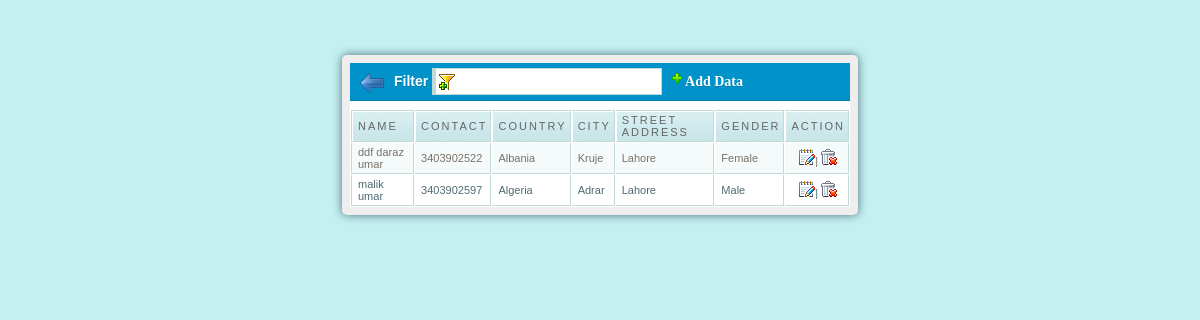
Screenshot of /AXCurrency/customer.php (signed in) with the database file from the repository.
### tables this page shows
CREATE TABLE `customer` (
  `id` int(11) NOT NULL,
  `fname` varchar(30) NOT NULL,
  `lname` varchar(30) NOT NULL,
  `mname` varchar(30) NOT NULL,
  `contact` varchar(20) NOT NULL,
  `country` varchar(100) NOT NULL,
  `city` varchar(100) NOT NULL,
  `address` varchar(300) NOT NULL,
  `email` varchar(100) NOT NULL,
  `gender` varchar(10) NOT NULL,
  `age` int(11) NOT NULL
);

### AXCurrency/customer.php (the view, shortened to what this page needs)
<html>
<head>
<link href="src/facebox.css" media="screen" rel="stylesheet" type="text/css" />
<link rel="stylesheet" href="febe/style.css" type="text/css" media="screen" charset="utf-8">
</head>
<body>
<div id="mainwrapper">
	<h1>
	<a id="addq" href="home.php" title="click to enter homepage" style="background-image:url('images/out.png'); background-repeat:no-repeat; padding: 3px 12px 12px; margin-right: 10px;"></a>
	<label for="filter">Filter</label> <input type="text" name="filter" value="" id="filter" />
	<a rel="facebox" href="addcustomer.php" id="addq"><img src="images/add.png">Add Data</a>
	</h1>
		<table cellpadding="1" cellspacing="1" id="resultTable">
			<thead>
				<tr>
					<th  style="border-left: 1px solid #C1DAD7"> Name </th>
					<th> Contact </th>
					<th> Country </th>
					<th> City </th>
					<th> Street Address </th>
					<th> Gender </th>
					<th> Action </th>
				</tr>
			</thead>
			<tbody>
			<?php
				include('db.php');
				$result = mysqli_query($bd,"SELECT * FROM customer order by fname asc");
				while($row = mysqli_fetch_array($result))
					{
						echo '<tr class="record">';
						echo '<td style="border-left: 1px solid #C1DAD7;">'.$row['fname']. ' ' .$row['mname']. ' ' .$row['lname'].'</td>';
						echo '<td>'.$row['contact'].'</td>';
						echo '<td>'.$row['country'].'</td>';
						echo '<td>'.$row['city'].'</td>';
						echo '<td>'.$row['address'].'</td>';
						echo '<td>'.$row['gender'].'</td>';
						echo '<td><div align="center"><a rel="facebox" href="edit.php?id='.$row['id'].'" title="Click To Edit"><img src="images/edit.gif"></a>';
						if($_SESSION['SESS_FIRST_NAME']=="1"){
						echo '| <a href="#" id="'.$row['id'].'" class="delbutton" title="Click To Delete"><img src="images/delete.gif"></a>';
						}
						echo '</div></td>';
						echo '</tr>';
					}
				?>
			</tbody>
		</table>
</div>
</body>
</html>

### AXCurrency/febe/style.css (style rules this page uses)
body { background: none repeat scroll 0 0 #C4F0F1; font-size: 12px; }
#resultTable { background-color: white; margin-top: 8px; width: 100%; color:#000000; }
#resultTable th.sortable { background: url("bg_header.jpg") no-repeat scroll 0 0 #CAE8EA; border-bottom: 1px solid #C1DAD7; border-right: 1px solid #C1DAD7; border-top: 1px solid #C1DAD7; color: #4F6B72; font: normal 11px "Trebuchet MS",Verdana,Arial,Helvetica,sans-serif; letter-spacing: 2px; padding: 3px 3px 3px 6px; text-align: left; text-transform: uppercase; color: #666; cursor: pointer; text-decoration: none; }
#resultTable th { background: url("bg_header.jpg") no-repeat scroll 0 0 #CAE8EA; border-bottom: 1px solid #C1DAD7; border-right: 1px solid #C1DAD7; border-top: 1px solid #C1DAD7; color: #4F6B72; font: normal 11px "Trebuchet MS",Verdana,Arial,Helvetica,sans-serif; letter-spacing: 2px; padding: 3px 3px 3px 6px; text-align: left; text-transform: uppercase; color: #666; cursor: pointer; text-decoration: none; }
#resultTable td { background: none repeat scroll 0 0 #FFFFFF; border-bottom: 1px solid #C1DAD7; border-right: 1px solid #C1DAD7; color: #4F6B72; padding: 3px 3px 3px 6px; font: normal 11px "Trebuchet MS",Verdana,Arial,Helvetica,sans-serif; }
#resultTable td.odd { background: none repeat scroll 0 0 #F5FAFA; color: #797268; font: normal 11px "Trebuchet MS",Verdana,Arial,Helvetica,sans-serif; }
#filter { width: 230px; border: 1px solid #C1DAD7; border-left: 4px solid #C1DAD7; padding:5px; background-image:url('../images/filter.gif'); background-repeat:no-repeat; background-position: 3px 5px; padding-left:20px; }
#addq { padding:3px; text-decoration:none; color:#000; }
#mainwrapper { background: none repeat scroll 0 0 #FFFFFF; border: 8px solid #EEEEEE; border-radius: 5px 5px 5px 5px; box-shadow: 0 0 10px #4E707C; margin: 5em auto; position: relative; text-align: left; width: 500px; font: normal 11px "Trebuchet MS",Verdana,Arial,Helvetica,sans-serif; }
#mainwrapper h1 { background: none repeat scroll 0 0 #0092C8; border-bottom: 1px solid #007DAB; color: #FFFFFF; font-size: 14px; margin: 0; padding: 5px 10px; text-shadow: 0 1px 0 #007DAB; }
#mainwrapper h1 a { color: #FFFFFF; font-family:lucida sans; }

### rows the page displays
customer: fname "ddf", mname "daraz", lname "umar", contact "3403902522", country "Albania", city "Kruje", address "Lahore", gender "Female"
customer: fname "malik", lname "umar", contact "3403902597", country "Algeria", city "Adrar", address "Lahore", gender "Male"
